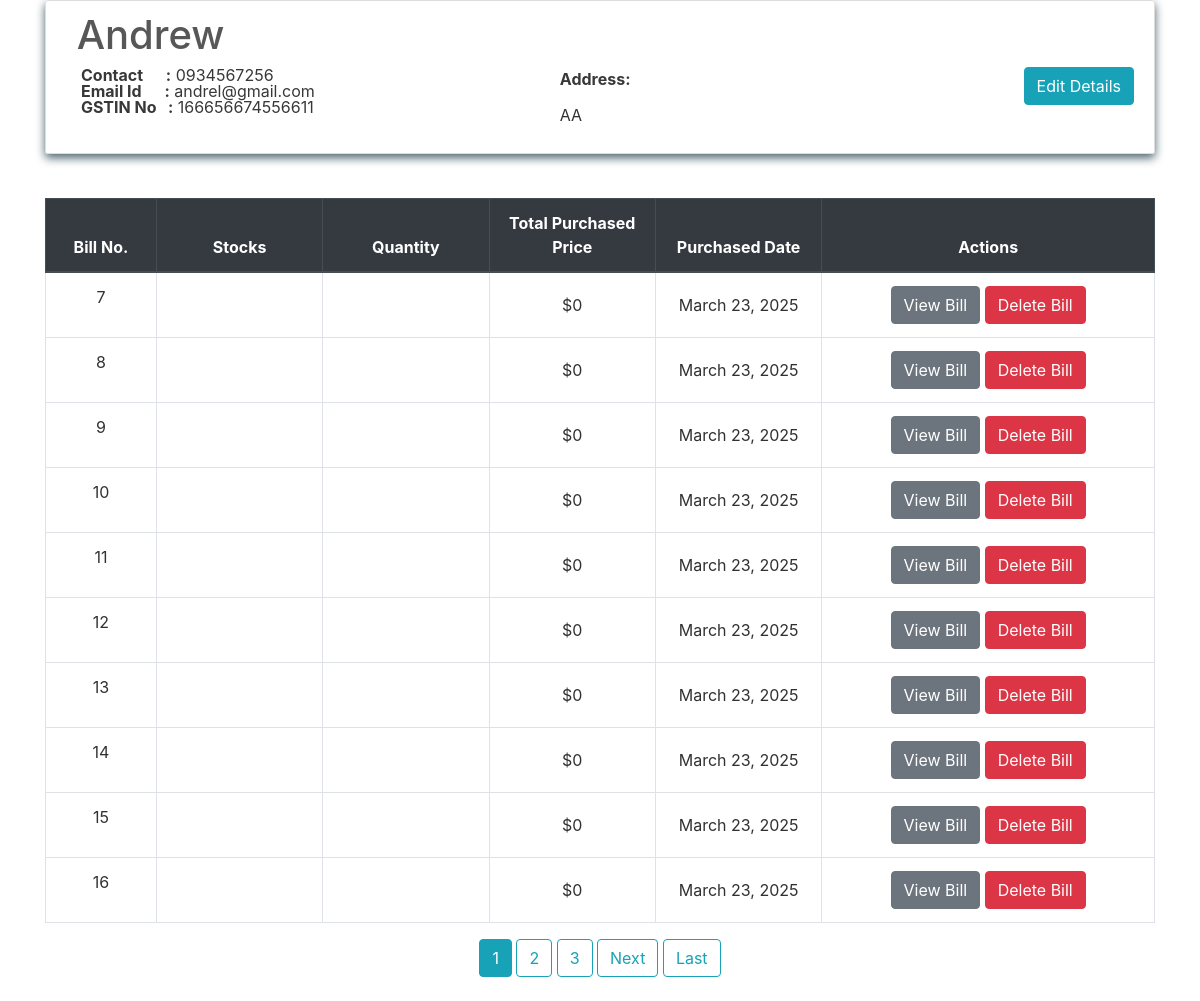
The page /transactions/suppliers/Andrew on the database its author committed.
### transactions/models.py (models this page shows, shortened)
class Supplier(models.Model):
    id = models.AutoField(primary_key=True)
    name = models.CharField(max_length=150)
    phone = models.CharField(max_length=12, unique=True)
    address = models.CharField(max_length=200)
    email = models.EmailField(max_length=254, unique=True)
    gstin = models.CharField(max_length=15, unique=True)
    is_deleted = models.BooleanField(default=False)

class PurchaseBill(models.Model):
    billno = models.AutoField(primary_key=True)
    time = models.DateTimeField(auto_now=True)
    supplier = models.ForeignKey(Supplier, on_delete = models.CASCADE, related_name='purchasesupplier')
    def get_items_list(self):
        return PurchaseItem.objects.filter(billno=self)
    def get_total_price(self):
        purchaseitems = PurchaseItem.objects.filter(billno=self)
        total = 0
        for item in purchaseitems:
            total += item.totalprice
        return total

### transactions/views.py (the view)
# urls.py: path('suppliers/<name>', views.SupplierView.as_view(), name='supplier'),
class SupplierView(View):
    def get(self, request, name):
        supplier = get_object_or_404(Supplier, name=name)
        bills = PurchaseBill.objects.filter(supplier=supplier)
        paginator = Paginator(bills, 10)
        page = request.GET.get('page', 1)
        try:
            paginated = paginator.page(page)
        except (PageNotAnInteger, EmptyPage):
            paginated = paginator.page(1)
        return render(request, 'suppliers/supplier.html', {
            'supplier': supplier,
            'bills': paginated
        })

### transactions/templates/suppliers/supplier.html (shortened to what this page needs)
{% extends "base.html" %}
{% block content %}
    <div class="content-section">
        <div class="media">
            <div class="media-body">
                <h2 style="color:#575757;" class="account-heading">&nbsp;{{ supplier.name }}</h2>
                <a href="{% url 'edit-supplier' supplier.pk %}" class="btn btn-info" style="float: right;">Edit Details</a>
                <div class="row">
                    <div class="col-md-6">
                        <p class="fal">
                            <b>Contact &nbsp; &nbsp;&nbsp; :</b> {{ supplier.phone }} <br>
                            <b>Email Id &nbsp;&nbsp;&nbsp;&nbsp; :</b> {{ supplier.email }} <br>
                            <b>GSTIN No &nbsp; :</b> {{ supplier.gstin }} <br>
                        </p>
                    </div>
                    <div class="col-md-6">
                        <p class="fal">
                            <b>Address:</b> <br> {{ supplier.address|linebreaks }}
                        </p>
                    </div>
                </div>
            </div>
        </div>
    </div>
    <table class="table table-css table-hover table-bordered">
        <br>
        <thead class="thead-dark align-middle">
            <tr>
                <th width="10%">Bill No.</th>
                <th width="15%">Stocks</th>
                <th width="15%">Quantity</th>
                <th width="15%">Total Purchased Price</th>
                <th width="15%">Purchased Date</th>
                <th width="30%">Actions</th>
            </tr>
        </thead>
        <tbody>
            {% for purchase in bills %}
            <tr>
                <td class="align-middle"> <p>{{ purchase.billno }}</p> </td>
                <td class="align-middle">{% for item in purchase.get_items_list %} {{ item.stock.name }} <br> {% endfor %}</td>
                <td class="align-middle">{% for item in purchase.get_items_list %} {{ item.quantity }} <br> {% endfor %}</td>
                <td class="align-middle">${{ purchase.get_total_price }}</td>
                <td class="align-middle">{{ purchase.time.date }}</td>
                <td class="align-middle"> <a href="{% url 'purchase-bill' purchase.billno %}" class="btn btn-secondary">View Bill</a> <a href="{% url 'delete-purchase' purchase.pk %}" class="btn btn-danger">Delete Bill</a> </td>
            </tr>
            {% endfor %}
        </tbody>
    </table>
    <div class="align-middle">
        {% if bills.has_other_pages %}
            {% for num in bills.paginator.page_range %}
                {% if bills.number == num %}
                    <a class="btn btn-info mb-4" href="?page={{ num }}">{{ num }}</a>
                {% elif num > bills.number|add:'-3' and num < bills.number|add:'3' %}
                    <a class="btn btn-outline-info mb-4" href="?page={{ num }}">{{ num }}</a>
                {% endif %}
            {% endfor %}
            {% if bills.has_next %}
                <a class="btn btn-outline-info mb-4" href="?page={{ bills.next_page_number }}">Next</a>
                <a class="btn btn-outline-info mb-4" href="?page={{ bills.paginator.num_pages }}">Last</a>
            {% endif %}
        {% endif %}
    </div>
</div>
{% endblock content %}

### homepage/static/css/main.css (style rules this page uses)
body, html { height: 100%; }
.fal { color: #383838; }
p { color: rgb(49, 49, 49); }
a { color: #55b159; }
.table-css { color: #313131; }
h1, h2, h3, h4, h5, h6 { color: #ffffff; }
.content-section { background: transparent; box-shadow: 0 4px 10px #4e6570; color: rgb(36, 36, 36); padding: 10px 20px; border: 1px solid #dddddd; border-radius: 3px; margin-bottom: 20px; }
.account-heading { font-size: 2.5rem; }
.align-middle { text-align: center; }

### rows shown on the page
Supplier: name "Andrew", phone "0934567256", email "andrel@gmail.com", gstin "166656674556611", address "AA"
PurchaseBill: billno "7", get_total_price "0", time "March 23, 2025"
PurchaseBill: billno "8", get_total_price "0", time "March 23, 2025"
PurchaseBill: billno "9", get_total_price "0", time "March 23, 2025"
PurchaseBill: billno "10", get_total_price "0", time "March 23, 2025"
PurchaseBill: billno "11", get_total_price "0", time "March 23, 2025"
PurchaseBill: billno "12", get_total_price "0", time "March 23, 2025"
PurchaseBill: billno "13", get_total_price "0", time "March 23, 2025"
PurchaseBill: billno "14", get_total_price "0", time "March 23, 2025"
PurchaseBill: billno "15", get_total_price "0", time "March 23, 2025"
PurchaseBill: billno "16", get_total_price "0", time "March 23, 2025"

### other values the page prints
{{ num }} "1"
{{ num }} "2" "3"
